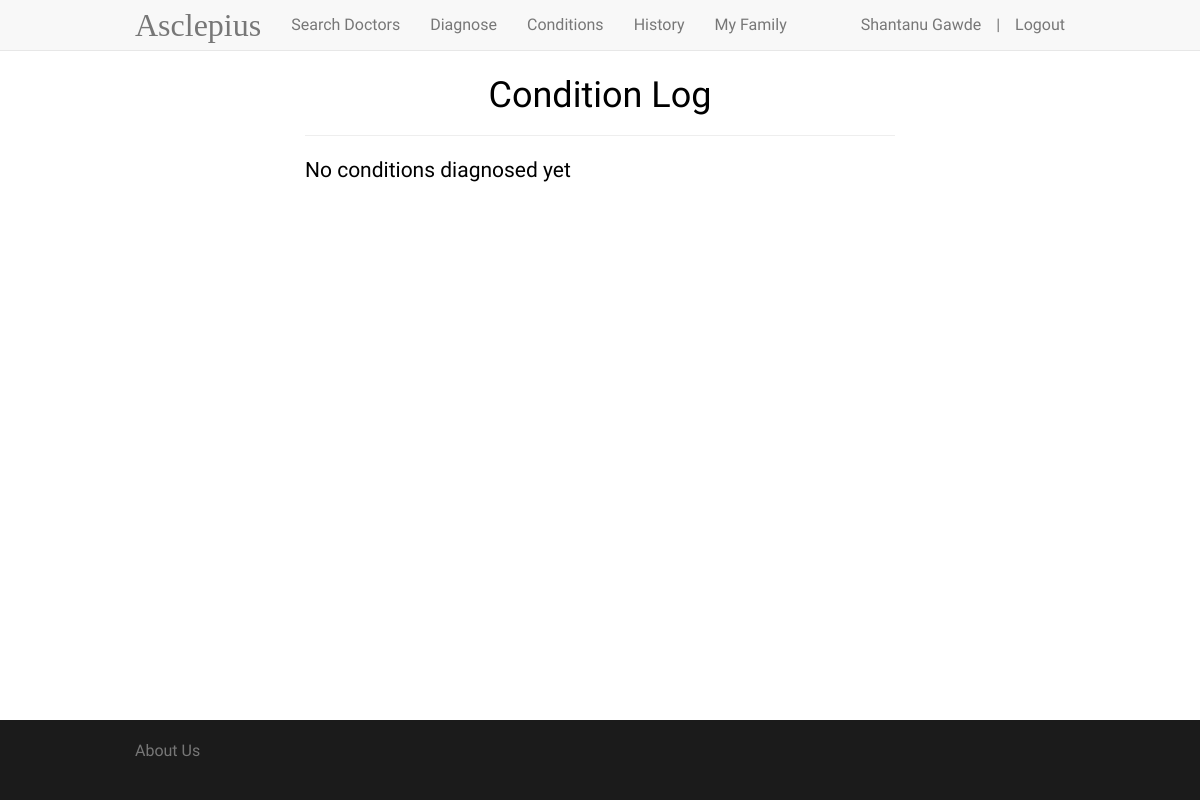
Page /conditionhistory (signed in) on the earlier database version.
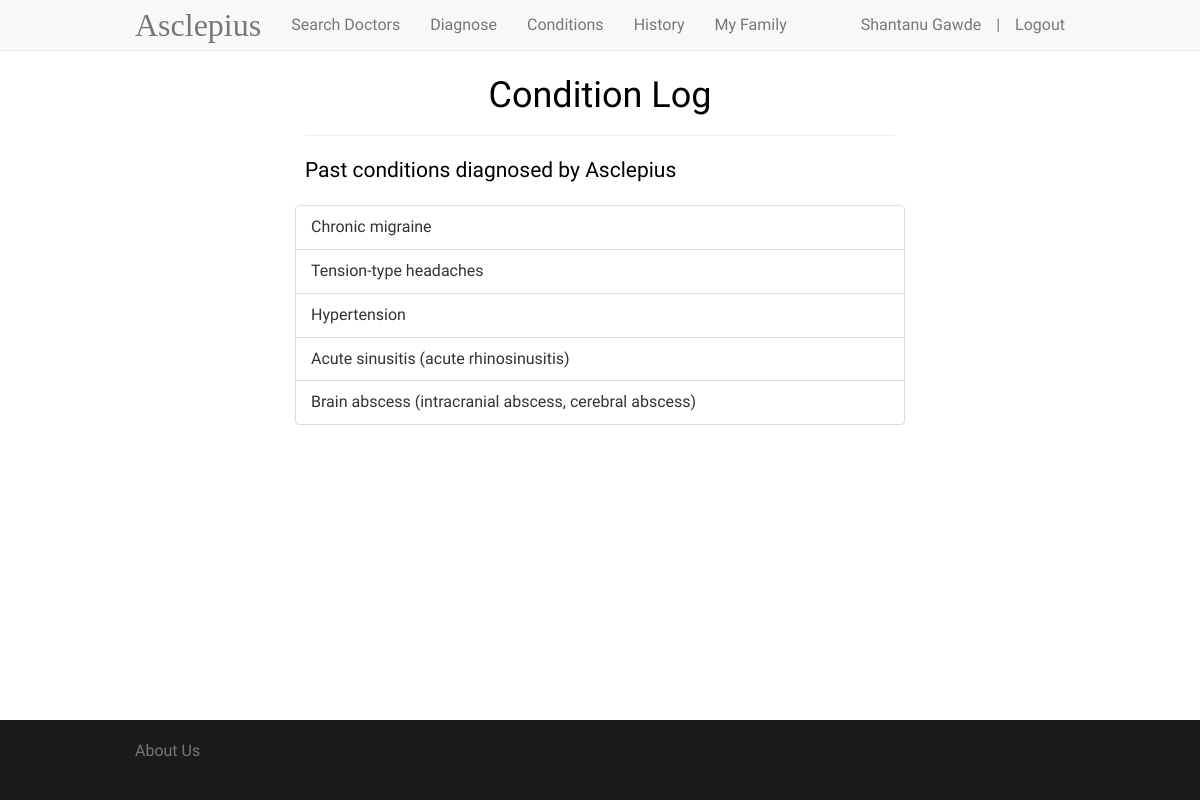
Same page on the later database version.
### app/models.py (models this page shows, shortened)
class Condition(db.Model):
    __tablename__ = 'conditions'
    id = db.Column(db.String(30), primary_key=True)
    name = db.Column(db.String(360))
    symptoms = db.relationship('Symptom',
                               secondary=globalhistory,
                               backref=db.backref('conditions', lazy='dynamic'),
                               lazy='dynamic')

### app/views.py (the view)
@app.route('/conditionhistory')
@login_required
def conditionhistory():
    return render_template('conditionhistory.html', conditions=g.user.get_conditions())

### app/models.py (called while the page is built)
@login_manager.user_loader
def load_user(user_id):
    return User.query.get(int(user_id))

    def get_conditions(self):
        return self.conditions.all()

### app/views.py (called while the page is built)
@app.before_request
def before_request():
    g.user = current_user

### app/templates/conditionhistory.html (shortened to what this page needs)
{% extends "base.html" %}
{% block content %}
<div class="container" style="padding-top: 3%; display: none">
    <div class="col-md-8 col-md-offset-2" style="color: black">
        <div class="page-header">
            <h1 style="text-align: center">Condition Log</h1>
        </div>
        {% if conditions|length > 0 %}
        <p class="lead" style="margin-top: 20px">Past conditions diagnosed by Asclepius</p>
        {% else %}
        <p class="lead" style="margin-top: 20px">No conditions diagnosed yet</p>
        {% endif %}
    </div>
    <div class="row">
        <div class="col-md-8 col-md-offset-2" style="padding-bottom:0px">
            <ul class="list-group">
                {% for condition in conditions %}
                <li class="list-group-item">{{ condition.name }}</li>
                {% endfor %}
            </ul>
        </div>
    </div>
</div>
{% endblock %}

Differences in the rows shown:
now on this page (row unchanged): Condition: name "Chronic migraine"
now on this page (row unchanged): Condition: name "Tension-type headaches"
now on this page (row unchanged): Condition: name "Hypertension"
added Condition: name "Acute sinusitis (acute rhinosinusitis)"
now on this page (row unchanged): Condition: name "Brain abscess (intracranial abscess, cerebral abscess)"
Other differences:
text no longer shown: "No conditions diagnosed yet"
text now shown: "Past conditions diagnosed by Asclepius"
